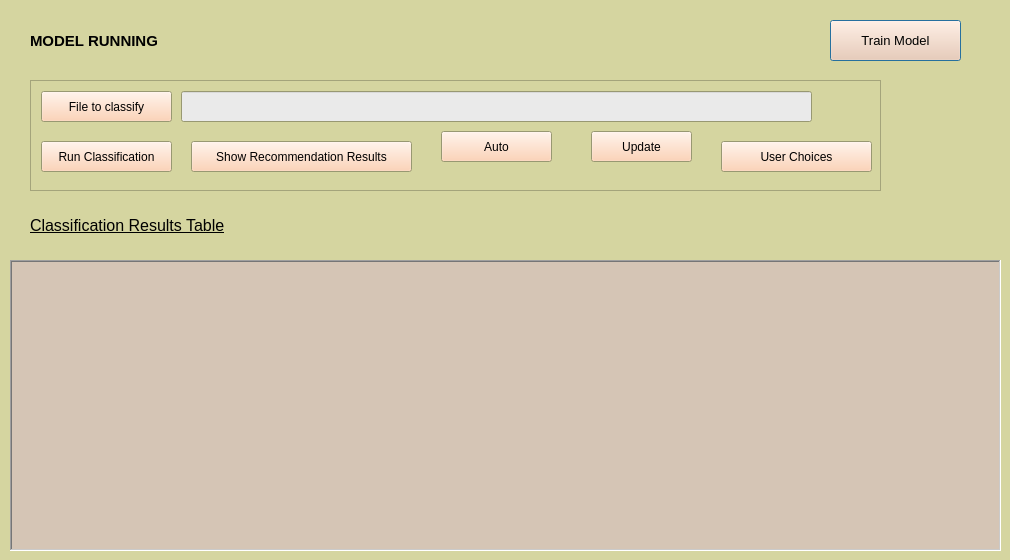
<?xml version="1.0" encoding="UTF-8"?>
<ui version="4.0">
 <class>poi_classifierDialogBase</class>
 <widget class="QDialog" name="poi_classifierDialogBase">
  <property name="geometry">
   <rect>
    <x>0</x>
    <y>0</y>
    <width>1010</width>
    <height>560</height>
   </rect>
  </property>
  <property name="palette">
   <palette>
    <active>
     <colorrole role="Base">
      <brush brushstyle="SolidPattern">
       <color alpha="255">
        <red>203</red>
        <green>203</green>
        <blue>153</blue>
       </color>
      </brush>
     </colorrole>
     <colorrole role="Window">
      <brush brushstyle="SolidPattern">
       <color alpha="255">
        <red>213</red>
        <green>213</green>
        <blue>160</blue>
       </color>
      </brush>
     </colorrole>
    </active>
    <inactive>
     <colorrole role="Base">
      <brush brushstyle="SolidPattern">
       <color alpha="255">
        <red>203</red>
        <green>203</green>
        <blue>153</blue>
       </color>
      </brush>
     </colorrole>
     <colorrole role="Window">
      <brush brushstyle="SolidPattern">
       <color alpha="255">
        <red>213</red>
        <green>213</green>
        <blue>160</blue>
       </color>
      </brush>
     </colorrole>
    </inactive>
    <disabled>
     <colorrole role="Base">
      <brush brushstyle="SolidPattern">
       <color alpha="255">
        <red>213</red>
        <green>213</green>
        <blue>160</blue>
       </color>
      </brush>
     </colorrole>
     <colorrole role="Window">
      <brush brushstyle="SolidPattern">
       <color alpha="255">
        <red>213</red>
        <green>213</green>
        <blue>160</blue>
       </color>
      </brush>
     </colorrole>
    </disabled>
   </palette>
  </property>
  <property name="windowTitle">
   <string>Pois_Classifier</string>
  </property>
  <widget class="QPushButton" name="trainbtn">
   <property name="geometry">
    <rect>
     <x>830</x>
     <y>20</y>
     <width>131</width>
     <height>41</height>
    </rect>
   </property>
   <property name="palette">
    <palette>
     <active>
      <colorrole role="Button">
       <brush brushstyle="SolidPattern">
        <color alpha="255">
         <red>255</red>
         <green>201</green>
         <blue>164</blue>
        </color>
       </brush>
      </colorrole>
     </active>
     <inactive>
      <colorrole role="Button">
       <brush brushstyle="SolidPattern">
        <color alpha="255">
         <red>255</red>
         <green>201</green>
         <blue>164</blue>
        </color>
       </brush>
      </colorrole>
     </inactive>
     <disabled>
      <colorrole role="Button">
       <brush brushstyle="SolidPattern">
        <color alpha="255">
         <red>255</red>
         <green>201</green>
         <blue>164</blue>
        </color>
       </brush>
      </colorrole>
     </disabled>
    </palette>
   </property>
   <property name="font">
    <font>
     <pointsize>10</pointsize>
    </font>
   </property>
   <property name="cursor">
    <cursorShape>PointingHandCursor</cursorShape>
   </property>
   <property name="whatsThis">
    <string>&lt;html&gt;&lt;head/&gt;&lt;body&gt;&lt;p&gt;Pops up the Training section &lt;/p&gt;&lt;/body&gt;&lt;/html&gt;</string>
   </property>
   <property name="text">
    <string>Train Model</string>
   </property>
  </widget>
  <widget class="QLabel" name="label_10">
   <property name="geometry">
    <rect>
     <x>30</x>
     <y>30</y>
     <width>141</width>
     <height>21</height>
    </rect>
   </property>
   <property name="font">
    <font>
     <pointsize>11</pointsize>
     <weight>75</weight>
     <bold>true</bold>
    </font>
   </property>
   <property name="text">
    <string>MODEL RUNNING</string>
   </property>
  </widget>
  <widget class="QScrollArea" name="scrollArea_2">
   <property name="geometry">
    <rect>
     <x>30</x>
     <y>80</y>
     <width>851</width>
     <height>111</height>
    </rect>
   </property>
   <property name="palette">
    <palette>
     <active>
      <colorrole role="Button">
       <brush brushstyle="SolidPattern">
        <color alpha="255">
         <red>255</red>
         <green>201</green>
         <blue>164</blue>
        </color>
       </brush>
      </colorrole>
     </active>
     <inactive>
      <colorrole role="Button">
       <brush brushstyle="SolidPattern">
        <color alpha="255">
         <red>255</red>
         <green>201</green>
         <blue>164</blue>
        </color>
       </brush>
      </colorrole>
     </inactive>
     <disabled>
      <colorrole role="Button">
       <brush brushstyle="SolidPattern">
        <color alpha="255">
         <red>255</red>
         <green>201</green>
         <blue>164</blue>
        </color>
       </brush>
      </colorrole>
     </disabled>
    </palette>
   </property>
   <property name="font">
    <font>
     <pointsize>9</pointsize>
    </font>
   </property>
   <property name="widgetResizable">
    <bool>true</bool>
   </property>
   <widget class="QWidget" name="scrollAreaWidgetContents_3">
    <property name="geometry">
     <rect>
      <x>0</x>
      <y>0</y>
      <width>849</width>
      <height>109</height>
     </rect>
    </property>
    <widget class="QPushButton" name="choosepoifilefilebtn">
     <property name="geometry">
      <rect>
       <x>10</x>
       <y>10</y>
       <width>131</width>
       <height>31</height>
      </rect>
     </property>
     <property name="palette">
      <palette>
       <active>
        <colorrole role="Base">
         <brush brushstyle="SolidPattern">
          <color alpha="255">
           <red>255</red>
           <green>201</green>
           <blue>164</blue>
          </color>
         </brush>
        </colorrole>
       </active>
       <inactive>
        <colorrole role="Base">
         <brush brushstyle="SolidPattern">
          <color alpha="255">
           <red>255</red>
           <green>201</green>
           <blue>164</blue>
          </color>
         </brush>
        </colorrole>
       </inactive>
       <disabled>
        <colorrole role="Base">
         <brush brushstyle="SolidPattern">
          <color alpha="255">
           <red>213</red>
           <green>213</green>
           <blue>160</blue>
          </color>
         </brush>
        </colorrole>
       </disabled>
      </palette>
     </property>
     <property name="cursor">
      <cursorShape>PointingHandCursor</cursorShape>
     </property>
     <property name="whatsThis">
      <string>&lt;html&gt;&lt;head/&gt;&lt;body&gt;&lt;p&gt;&lt;span style=&quot; font-size:10pt;&quot;&gt;Choose the csv file with the desired pois to be classified.&lt;/span&gt;&lt;/p&gt;&lt;/body&gt;&lt;/html&gt;</string>
     </property>
     <property name="text">
      <string>File to classify</string>
     </property>
    </widget>
    <widget class="QLineEdit" name="choosepoifilefilechoosenfile">
     <property name="geometry">
      <rect>
       <x>150</x>
       <y>10</y>
       <width>631</width>
       <height>31</height>
      </rect>
     </property>
     <property name="palette">
      <palette>
       <active>
        <colorrole role="Base">
         <brush brushstyle="SolidPattern">
          <color alpha="255">
           <red>234</red>
           <green>234</green>
           <blue>234</blue>
          </color>
         </brush>
        </colorrole>
       </active>
       <inactive>
        <colorrole role="Base">
         <brush brushstyle="SolidPattern">
          <color alpha="255">
           <red>234</red>
           <green>234</green>
           <blue>234</blue>
          </color>
         </brush>
        </colorrole>
       </inactive>
       <disabled>
        <colorrole role="Base">
         <brush brushstyle="SolidPattern">
          <color alpha="255">
           <red>52</red>
           <green>177</green>
           <blue>255</blue>
          </color>
         </brush>
        </colorrole>
       </disabled>
      </palette>
     </property>
     <property name="font">
      <font>
       <pointsize>9</pointsize>
      </font>
     </property>
     <property name="readOnly">
      <bool>true</bool>
     </property>
    </widget>
    <widget class="QPushButton" name="runclassifybtn">
     <property name="geometry">
      <rect>
       <x>10</x>
       <y>60</y>
       <width>131</width>
       <height>31</height>
      </rect>
     </property>
     <property name="cursor">
      <cursorShape>PointingHandCursor</cursorShape>
     </property>
     <property name="whatsThis">
      <string>&lt;html&gt;&lt;head/&gt;&lt;body&gt;&lt;p&gt;&lt;span style=&quot; font-size:10pt;&quot;&gt;Executes the Classification step of the selected Pois&lt;/span&gt;&lt;/p&gt;&lt;/body&gt;&lt;/html&gt;</string>
     </property>
     <property name="text">
      <string>Run Classification</string>
     </property>
    </widget>
    <widget class="QPushButton" name="showresultsbtn">
     <property name="geometry">
      <rect>
       <x>160</x>
       <y>60</y>
       <width>221</width>
       <height>31</height>
      </rect>
     </property>
     <property name="palette">
      <palette>
       <active>
        <colorrole role="Button">
         <brush brushstyle="SolidPattern">
          <color alpha="255">
           <red>255</red>
           <green>201</green>
           <blue>164</blue>
          </color>
         </brush>
        </colorrole>
       </active>
       <inactive>
        <colorrole role="Button">
         <brush brushstyle="SolidPattern">
          <color alpha="255">
           <red>255</red>
           <green>201</green>
           <blue>164</blue>
          </color>
         </brush>
        </colorrole>
       </inactive>
       <disabled>
        <colorrole role="Button">
         <brush brushstyle="SolidPattern">
          <color alpha="255">
           <red>255</red>
           <green>201</green>
           <blue>164</blue>
          </color>
         </brush>
        </colorrole>
       </disabled>
      </palette>
     </property>
     <property name="font">
      <font>
       <pointsize>9</pointsize>
      </font>
     </property>
     <property name="cursor">
      <cursorShape>PointingHandCursor</cursorShape>
     </property>
     <property name="whatsThis">
      <string>&lt;html&gt;&lt;head/&gt;&lt;body&gt;&lt;p&gt;&lt;span style=&quot; font-size:10pt;&quot;&gt;Exports the classification results in the table area below.This file classified will be loaded as a layer.&lt;/span&gt;&lt;/p&gt;&lt;/body&gt;&lt;/html&gt;</string>
     </property>
     <property name="text">
      <string>Show Recommendation Results</string>
     </property>
    </widget>
    <widget class="QPushButton" name="autobtn">
     <property name="geometry">
      <rect>
       <x>410</x>
       <y>50</y>
       <width>111</width>
       <height>31</height>
      </rect>
     </property>
     <property name="cursor">
      <cursorShape>PointingHandCursor</cursorShape>
     </property>
     <property name="whatsThis">
      <string>&lt;html&gt;&lt;head/&gt;&lt;body&gt;&lt;p&gt;Selects all the results from the table below when the accuracy rate is above 60%&lt;/p&gt;&lt;/body&gt;&lt;/html&gt;</string>
     </property>
     <property name="text">
      <string>Auto</string>
     </property>
    </widget>
    <widget class="QPushButton" name="myupdatebtn">
     <property name="geometry">
      <rect>
       <x>560</x>
       <y>50</y>
       <width>101</width>
       <height>31</height>
      </rect>
     </property>
     <property name="cursor">
      <cursorShape>PointingHandCursor</cursorShape>
     </property>
     <property name="whatsThis">
      <string>&lt;html&gt;&lt;head/&gt;&lt;body&gt;&lt;p&gt;Exports the selected Pois to a csv file, defined by the user.&lt;/p&gt;&lt;/body&gt;&lt;/html&gt;</string>
     </property>
     <property name="text">
      <string>Update</string>
     </property>
    </widget>
    <widget class="QPushButton" name="user_choicesbtn">
     <property name="geometry">
      <rect>
       <x>690</x>
       <y>60</y>
       <width>151</width>
       <height>31</height>
      </rect>
     </property>
     <property name="cursor">
      <cursorShape>PointingHandCursor</cursorShape>
     </property>
     <property name="whatsThis">
      <string>&lt;html&gt;&lt;head/&gt;&lt;body&gt;&lt;p&gt;Pops up a table showing all the exported results of the user.&lt;/p&gt;&lt;/body&gt;&lt;/html&gt;</string>
     </property>
     <property name="text">
      <string>User Choices</string>
     </property>
    </widget>
   </widget>
  </widget>
  <widget class="QLabel" name="label_2">
   <property name="geometry">
    <rect>
     <x>30</x>
     <y>210</y>
     <width>201</width>
     <height>31</height>
    </rect>
   </property>
   <property name="font">
    <font>
     <pointsize>12</pointsize>
     <underline>true</underline>
    </font>
   </property>
   <property name="cursor">
    <cursorShape>WhatsThisCursor</cursorShape>
   </property>
   <property name="whatsThis">
    <string>&lt;html&gt;&lt;head/&gt;&lt;body&gt;&lt;p&gt;&lt;span style=&quot; font-size:10pt;&quot;&gt;The table area below shows the classification results&lt;/span&gt;&lt;/p&gt;&lt;/body&gt;&lt;/html&gt;</string>
   </property>
   <property name="text">
    <string>Classification Results Table</string>
   </property>
  </widget>
  <widget class="QTableWidget" name="tableWidget">
   <property name="geometry">
    <rect>
     <x>10</x>
     <y>260</y>
     <width>991</width>
     <height>291</height>
    </rect>
   </property>
   <property name="palette">
    <palette>
     <active>
      <colorrole role="Base">
       <brush brushstyle="SolidPattern">
        <color alpha="255">
         <red>213</red>
         <green>197</green>
         <blue>181</blue>
        </color>
       </brush>
      </colorrole>
      <colorrole role="Window">
       <brush brushstyle="SolidPattern">
        <color alpha="255">
         <red>239</red>
         <green>202</green>
         <blue>181</blue>
        </color>
       </brush>
      </colorrole>
     </active>
     <inactive>
      <colorrole role="Base">
       <brush brushstyle="SolidPattern">
        <color alpha="255">
         <red>213</red>
         <green>197</green>
         <blue>181</blue>
        </color>
       </brush>
      </colorrole>
      <colorrole role="Window">
       <brush brushstyle="SolidPattern">
        <color alpha="255">
         <red>239</red>
         <green>202</green>
         <blue>181</blue>
        </color>
       </brush>
      </colorrole>
     </inactive>
     <disabled>
      <colorrole role="Base">
       <brush brushstyle="SolidPattern">
        <color alpha="255">
         <red>239</red>
         <green>202</green>
         <blue>181</blue>
        </color>
       </brush>
      </colorrole>
      <colorrole role="Window">
       <brush brushstyle="SolidPattern">
        <color alpha="255">
         <red>239</red>
         <green>202</green>
         <blue>181</blue>
        </color>
       </brush>
      </colorrole>
     </disabled>
    </palette>
   </property>
   <property name="font">
    <font>
     <italic>false</italic>
    </font>
   </property>
   <property name="autoFillBackground">
    <bool>true</bool>
   </property>
   <property name="frameShape">
    <enum>QFrame::WinPanel</enum>
   </property>
   <property name="sizeAdjustPolicy">
    <enum>QAbstractScrollArea::AdjustToContents</enum>
   </property>
   <property name="alternatingRowColors">
    <bool>true</bool>
   </property>
   <attribute name="verticalHeaderVisible">
    <bool>false</bool>
   </attribute>
  </widget>
 </widget>
 <resources/>
 <connections/>
</ui>
